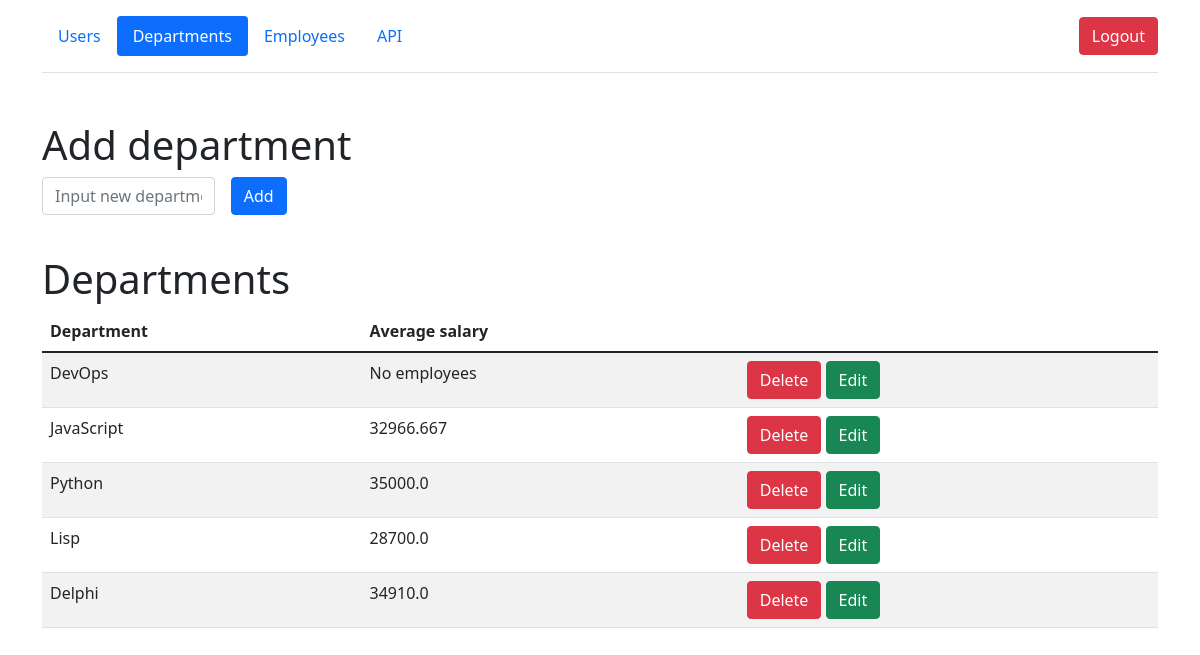
Before: /departments (signed in) with the older database file.
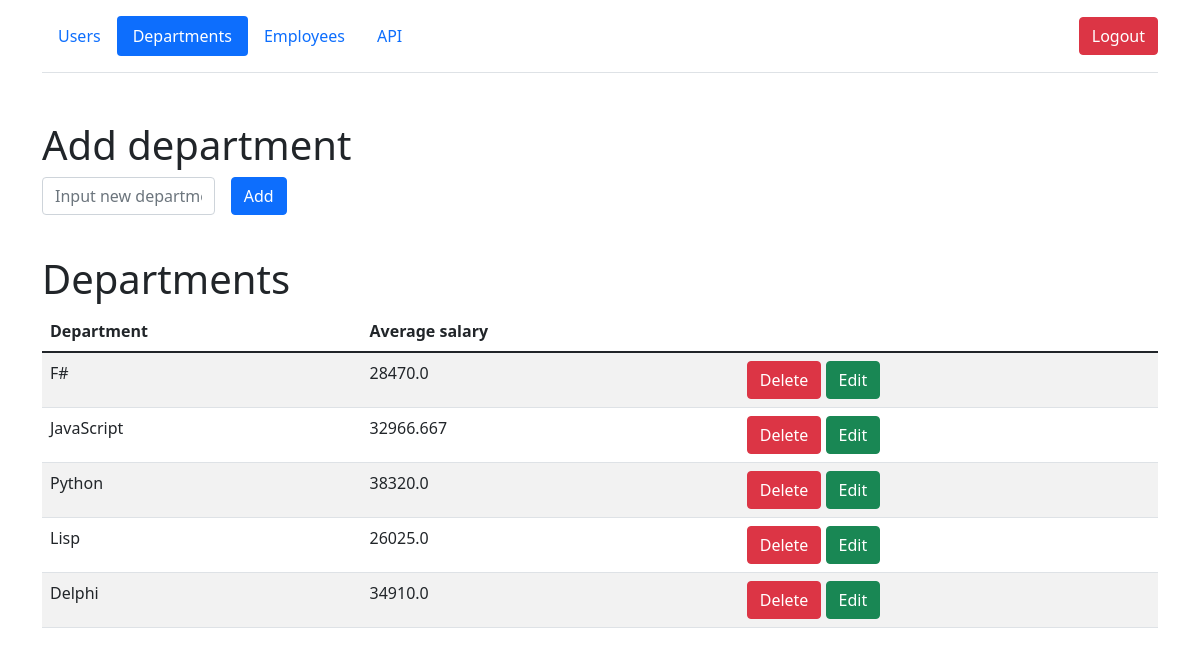
After: the same page with the newer database file.
### models/departments.py (models this page shows, shortened)
class Departments(db.Model):
    __table_args__ = {'extend_existing': True}
    id = db.Column(db.Integer, primary_key=True)
    department = db.Column(db.String(50), nullable=False)

### views/__init__.py (the view)
@api.route('/departments', methods=['POST', 'GET'])
@login_required
def departments_page():
    departments = Departments.query.all()
    employees = Employees.query.all()
    dnt_salary = avg_salaries(departments, employees)
    if session.get('user') == ADMIN:
        if request.method == 'POST':
            department = request.form.get('department')
            if department and not Departments.query.filter_by(department=department).first():
                add_dnt(department)
            return redirect('/departments')
        return render_template('departments.html', departments=departments, dnt_salary=dnt_salary)
    return render_template('departments_for_users.html', departments=departments, dnt_salary=dnt_salary)

### models/users.py (called while the page is built)
@login_manager.user_loader
def load_user(user_id):
    return User.query.get(user_id)

### service/__init__.py (called while the page is built)
def avg_salaries(departments, employees):
    dnt_salary = {}
    for dnt in departments:
        dnt_salary[dnt.department] = []
    for emp in employees:
        for dnt in departments:
            if emp.department == dnt.department:
                dnt_salary[dnt.department].append(emp.salary)
    for dnt_name in dnt_salary:
        avg_salary = None
        if dnt_salary[dnt_name]:
            avg_salary = 0
            for salary in dnt_salary[dnt_name]:
                avg_salary += salary
            avg_salary /= len(dnt_salary[dnt_name])
            dnt_salary[dnt_name] = round(avg_salary, 3)
        else:
            avg_salary = 'No employees'
            dnt_salary[dnt_name] = avg_salary
    return dnt_salary

### views/__init__.py (called while the page is built)
@api.before_request
def make_session_permanent():
    session.permanent = False

@api.after_request
def redirect_to_sign_in(response):
    if response.status_code == 401:
        return redirect(url_for('api.login_page') + '?next=' + request.url)
    return response

### templates/departments.html (shortened to what this page needs)
{% extends 'base.html' %}
{% block body %}
<div class="container">
        <header class="d-flex flex-wrap align-items-center justify-content-center justify-content-md-between py-3 mb-4 border-bottom">
          <ul class="nav nav-pills">
              <li class="nav-item"><a href="/users" class="nav-link">Users</a></li>
            <li class="nav-item"><a href="/departments" class="nav-link active">Departments</a></li>
            <li class="nav-item"><a href="/employees" class="nav-link">Employees</a></li>
              <li class="nav-item"><a href="/api_list" class="nav-link">API</a></li>
          </ul>
            <div class="col-md-3 text-end">
                <a href="/logout">
                    <button type="button" class="btn btn-danger">Logout</button>
                </a>
              </div>
        </header>
</div>
    <div class="container mt-5">
        <h1>Add department</h1>
        <form method="post" class="row g-3 needs-validation">
            <div class="col-md-2">
                <input type="text" name="department" id="department" class="form-control" placeholder="Input new department">
            </div>
            <div class="col-md-2">
                <button class="btn btn-primary" type="submit">Add</button>
            </div>
            <div>
                <br>
            </div>
        </form>
        <h1>Departments</h1>
        <table id="data" class="table table-striped">
            <thead>
              <tr>
                <th>Department</th>
                  <th>Average salary</th>
                  <th></th>
              </tr>
            </thead>
            <tbody>
              {% for dnt in departments %}
                <tr>
                        {% if dnt.id == id %}
                     <form method="post" class="row g-3 needs-validation" novalidate>
                            <td>
                                <input type="text" name="new_department" class="form-control" value="{{ dnt.department }}">
                            </td>
                            <td>{% for dnt_name in dnt_salary %}
                              {% if dnt.department == dnt_name %}
                                {{ dnt_salary[dnt_name] }}
                              {% endif %}
                              {% endfor %}
                          </td>
                            <td>
                                <a href="/departments" class="btn btn-danger">Cancel</a>
                                <button class="btn btn-success" type="submit">Change</button>
                            </td>
                     </form>
                        {% else %}
                    <td>
                      {{ dnt.department }}
                    </td>
                  <td>{% for dnt_name in dnt_salary %}
                      {% if dnt.department == dnt_name %}
                        {{ dnt_salary[dnt_name] }}
                      {% endif %}
                      {% endfor %}
                  </td>
                     <td>
                         <a href="/departments/{{ dnt.id }}/del" class="btn btn-danger">Delete</a>
                        <a href="/departments/{{ dnt.id }}/edit" class="btn btn-success">Edit</a>
                    </td>
                    {% endif %}
                </tr>
              {% endfor %}
            </tbody>
  </table>
    </div>
{% endblock %}

Changed rows visible on the page:
changed Departments (number 1 of 5 on the later page): department "DevOps" → "F#"; department "No employees" → "28470.0"
computed for Departments "Python": department "35000.0" → "38320.0"
computed for Departments "Lisp": department "28700.0" → "26025.0"
